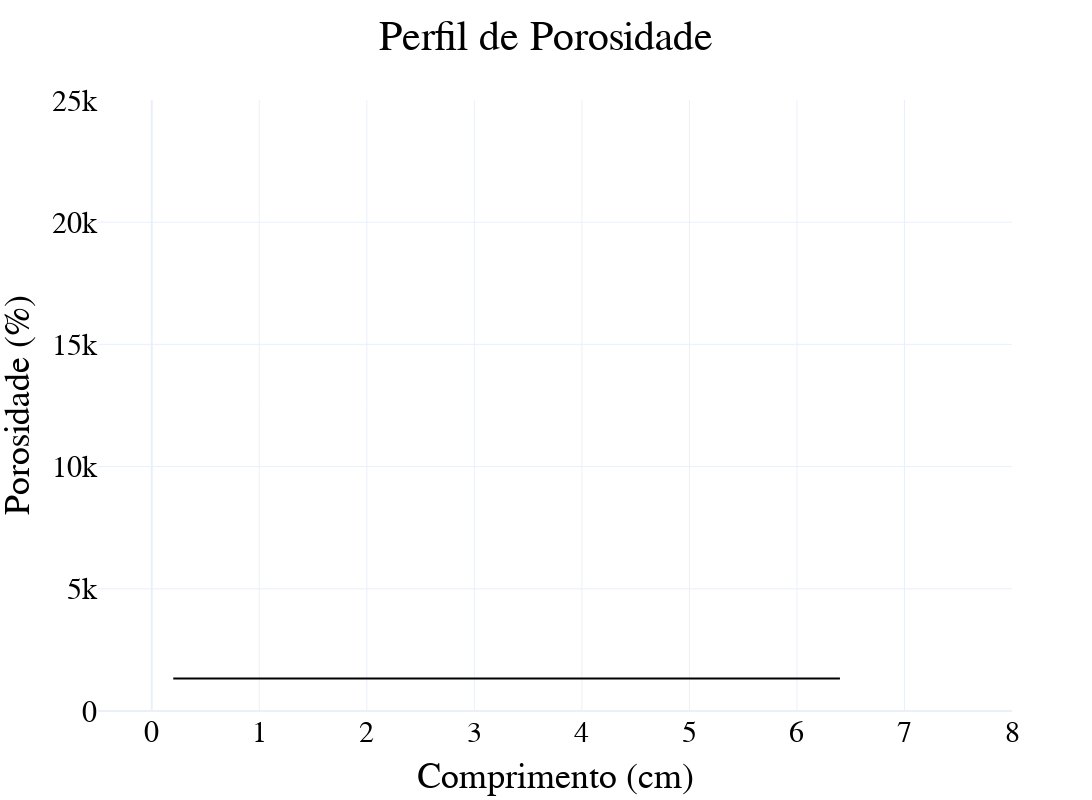

Here is the notebook cell this chart was saved with:
### Code cell
colors = [
    'rgba(0, 0, 0, 1)',   # Black
    'rgba(105, 55, 20, 1)',  # Brown
    'rgba(255, 110, 0, 1)',   # Orange
    'rgba(255, 215, 0, 1)',   # Yellow
    'rgba(0, 255, 0, 0.8)',  # Green
    'rgba(0, 200, 150, 1)',  # Ciane
    'rgba(0, 100, 250, 1)',   # Light Blue
    'rgba(0, 0, 150, 1)',     # Dark Blue
    'rgba(150, 0, 255, 1)',   # Purple
    'rgba(255, 0, 0, 1)',  # Red
]

lista = []
for i in range(1,a['J'].max().values+1):
    lista.append(7*i/a['J'].max().values)
comprimento = pd.DataFrame(lista)


trace_1 = go.Scatter(x=comprimento[0],y=perfil_permi[1:],mode='lines',line=dict(color=colors[0], dash='solid'))

fig_permi = go.Figure()

fig_permi.add_trace(trace_1)

fig_permi.update_layout(title='Perfil de Porosidade',
                  title_x=0.5,
                  xaxis_title='Comprimento (cm)',
                  yaxis_title='Porosidade (%)',
                  xaxis=dict(
                      range=[-.5, 8]),
                  yaxis=dict(
                      range=[0, 25000]),
                  font=dict(
                      family='Time News Roman',  # fonte da legenda
                      size=30,               # tamanho da fonte
                      color='black'         # cor da fonte
                      ),
                  template='plotly_white',
                  width=1200,
                  height=800)
fig_permi.show()

### Figure 1 — Plotly figure (JSON) as saved in the notebook; plotly's stock layout.template omitted (floating-point values rounded to 4 significant figures)
{"data": [{"line": {"color": "rgba(0, 0, 0, 1)", "dash": "solid"}, "mode": "lines", "type": "scatter", "x": [0.2, 0.4, 0.6, 0.8, 1, 1.2, 1.4, 1.6, 1.8, 2, 2.2, 2.4, 2.6, 2.8, 3, 3.2, 3.4, 3.6, 3.8, 4, 4.2, 4.4, 4.6, 4.8, 5, 5.2, 5.4, 5.6, 5.8, 6, 6.2, 6.4, 6.6, 6.8, 7], "y": [1334.0, 1334.0, 1334.0, 1334.0, 1334.0, 1334.0, 1334.0, 1334.0, 1334.0, 1334.0, 1334.0, 1334.0, 1334.0, 1334.0, 1334.0, 1334.0, 1334.0, 1334.0, 1334.0, 1334.0, 1334.0, 1334.0, 1334.0, 1334.0, 1334.0, 1334.0, 1334.0, 1334.0, 1334.0, 1334.0, 1334.0, 1334.0]}], "layout": {"font": {"color": "black", "family": "Time News Roman", "size": 30}, "height": 800, "title": {"text": "Perfil de Porosidade", "x": 0.5}, "width": 1200, "xaxis": {"range": [-0.5, 8], "title": {"text": "Comprimento (cm)"}}, "yaxis": {"range": [0, 25000], "title": {"text": "Porosidade (%)"}}}}
